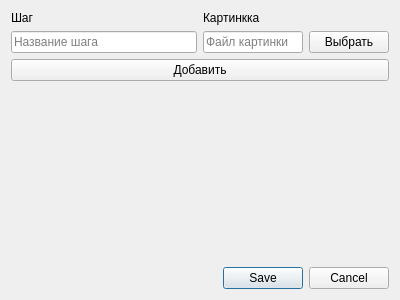
<?xml version="1.0" encoding="UTF-8"?>
<ui version="4.0">
 <class>CostumePackageMaker</class>
 <widget class="QWidget" name="CostumePackageMaker">
  <property name="geometry">
   <rect>
    <x>0</x>
    <y>0</y>
    <width>400</width>
    <height>300</height>
   </rect>
  </property>
  <property name="windowTitle">
   <string>CostumePackageMaker</string>
  </property>
  <layout class="QVBoxLayout" name="verticalLayout" stretch="0,0,0,0,0">
   <item>
    <layout class="QHBoxLayout" name="horizontalLayout" stretch="1,1">
     <item>
      <widget class="QLabel" name="lbStep">
       <property name="text">
        <string>Шаг</string>
       </property>
      </widget>
     </item>
     <item>
      <widget class="QLabel" name="lbPicture">
       <property name="text">
        <string>Картинкка</string>
       </property>
      </widget>
     </item>
    </layout>
   </item>
   <item>
    <layout class="QHBoxLayout" name="horizontalLayout_3" stretch="1,1">
     <item>
      <widget class="QLineEdit" name="edStep0">
       <property name="placeholderText">
        <string>Название шага</string>
       </property>
      </widget>
     </item>
     <item>
      <layout class="QHBoxLayout" name="horizontalLayout_2">
       <item>
        <widget class="QLineEdit" name="edFile0">
         <property name="placeholderText">
          <string>Файл картинки</string>
         </property>
        </widget>
       </item>
       <item>
        <widget class="QPushButton" name="btFile0">
         <property name="text">
          <string>Выбрать</string>
         </property>
        </widget>
       </item>
      </layout>
     </item>
    </layout>
   </item>
   <item>
    <widget class="QPushButton" name="btAddStep">
     <property name="text">
      <string>Добавить</string>
     </property>
    </widget>
   </item>
   <item>
    <spacer name="verticalSpacer">
     <property name="orientation">
      <enum>Qt::Vertical</enum>
     </property>
     <property name="sizeHint" stdset="0">
      <size>
       <width>20</width>
       <height>40</height>
      </size>
     </property>
    </spacer>
   </item>
   <item>
    <widget class="QDialogButtonBox" name="buttonBox">
     <property name="standardButtons">
      <set>QDialogButtonBox::Cancel|QDialogButtonBox::Save</set>
     </property>
    </widget>
   </item>
  </layout>
 </widget>
 <layoutdefault spacing="6" margin="11"/>
 <resources/>
 <connections/>
</ui>
